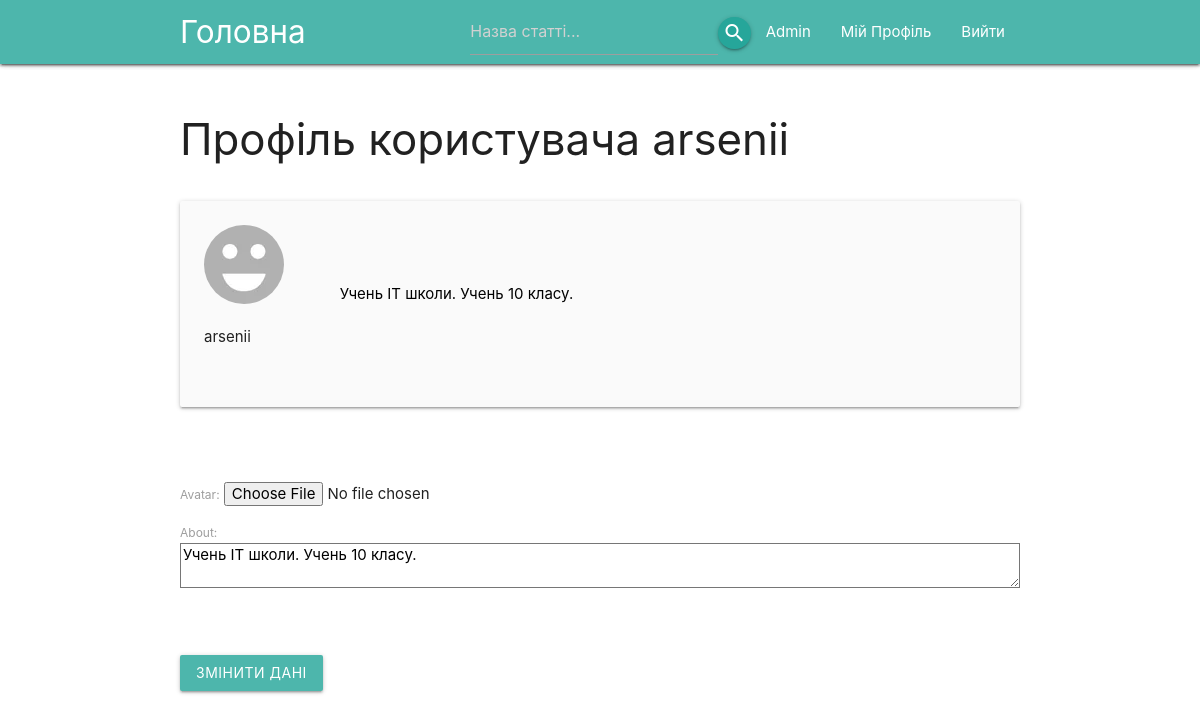
Before: /profile/ (signed in) with the older database file.
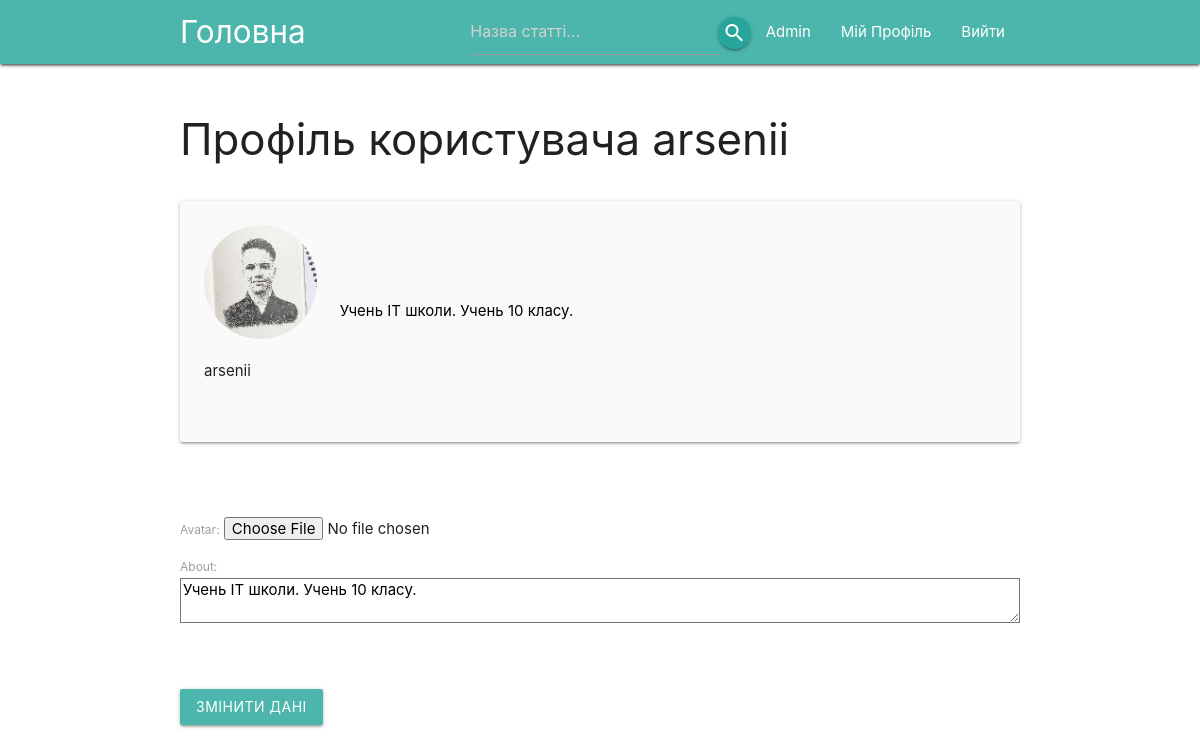
After: the same page with the newer database file.
### blog/models.py (models this page shows, shortened)
class Profile(models.Model):
    user = models.OneToOneField(User, on_delete=models.CASCADE)
    avatar = models.ImageField(upload_to='blog/static/img/profiles',
                               default = 'blog/static/img/profiles/default.png',
                               verbose_name = 'Фото профілю')
    about = models.TextField(max_length=500,
                             verbose_name = 'Про себе',
                             blank=True)

### blog/views.py (the view)
# urls.py: path('profile/', views.profile, name='user_profile'),
@login_required
def profile(request):
    if request.method == 'POST':
        profile_form = ProfileForm(request.POST, request.FILES, instance=request.user.profile)
        if profile_form.is_valid():
            profile_form.save()
            messages.success(request, 'Профіль оновлено')
            return redirect(to='user_profile')
    else:
        try:
            request.user.profile
        except Profile.DoesNotExist:
            Profile.objects.create(user=request.user).save()
        finally:
            profile_form = ProfileForm(instance=request.user.profile)
    profile = request.user.profile
    return render(request, 'profile.html', {
        'profile': profile,
        'profile_form': profile_form
    })

### blog/forms.py
class ProfileForm(forms.ModelForm):
    avatar = forms.ImageField(widget=forms.FileInput(attrs={'class': 'form-control-file'}))
    about = forms.CharField(widget=forms.Textarea(attrs={'class': 'form-control', 'rows': 4}))
    class Meta:
        model = Profile
        fields = ['avatar', 'about']

### blog/templates/profile.html (shortened to what this page needs)
{% extends 'navbar.html' %}
{% block content %}
    <div class="container">
        <div class="row">
            <h3>Профіль користувача {{ user.username }}</h3>
        </div>
        <div class="col s12 m8 offset-m2 l6 offset-l3">
            <div class="card-panel grey lighten-5 z-depth-1 hoverable">
                <div class="row valign-wrapper">
                    <div class="col s2">
                        <img class="circle responsive-img " src='/{{profile.avatar}}'>
                        <p>{{ user.username }}</p>
                    </div>
                    <div class="col s10">
                        <span class="black-text">{{ profile.about }}</span>
                    </div>
                </div>
            </div>
        </div>
            <br><br>
        <div class="row">
            <form action="{% url 'user_profile' %}" method="POST" enctype="multipart/form-data">
                {{ profile_form.as_p }}
                <br><br>
                <button class="waves-effect waves-light teal lighten-2 btn" type="submit">
                    Змінити дані
                </button>
            </form>
        </div>
    </div>
{% endblock %}

Changed rows visible on the page:
changed Profile "Учень IT школи. Учень 10 класу.": avatar: picture added in place of a placeholder
